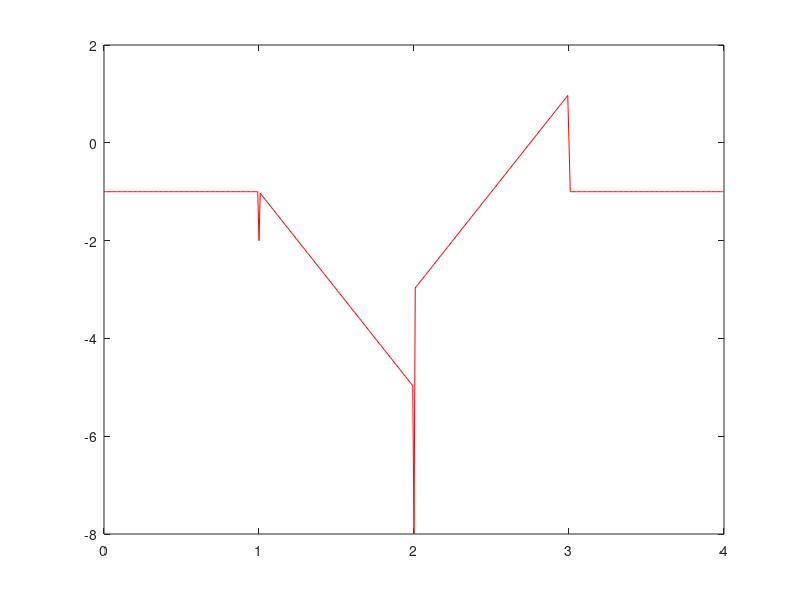

Source code (MATLAB):
%%
close all; clc; clear;

Fs=125;
t=0:1/Fs:4;

x=-1*(t>=0 & t<=1) + (-4*t+3).*(t>=1 & t<=2) + (4*t-11).*(t>=2 & t<=3) -1*(t>=3 & t<=4);

plot(t,x,'r')